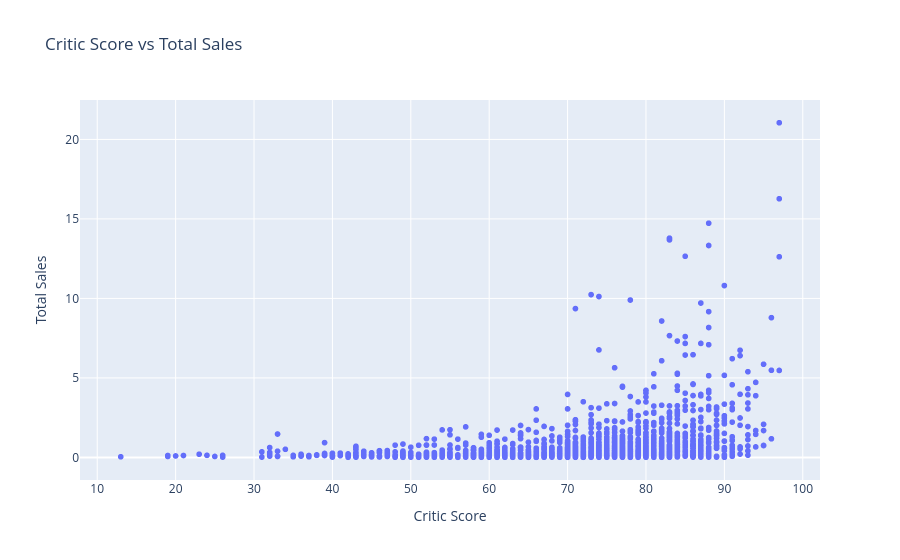
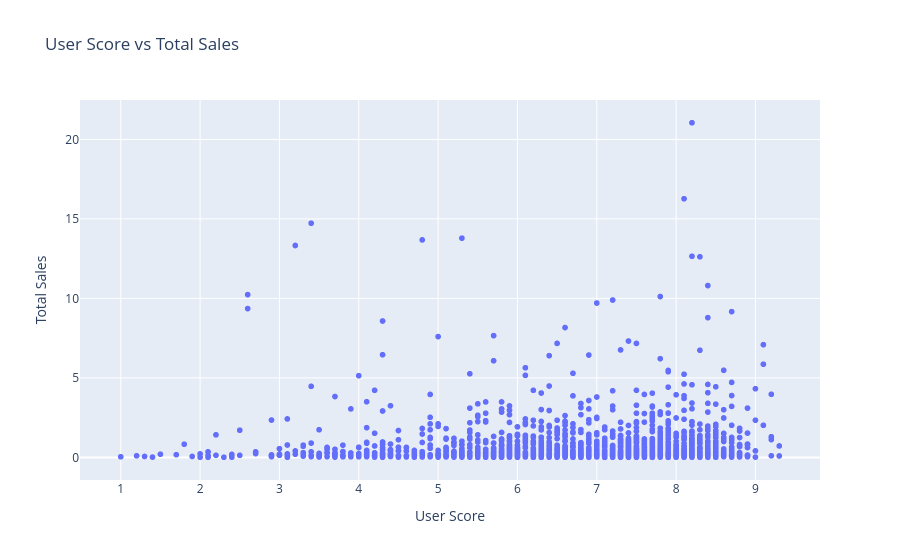

The notebook cell saved with these charts, in order:
### Markdown cell above
### The scattrer plot shows there is a positive correlation between reviews from both users and critics and total sales but there appears to be a more direct correlation with the critic_score ... This would make sense

### Code cell
# scatter plot for correlation between reviews and sales exclduing NaN values

df = df.dropna(subset=['critic_score', 'user_score', 'total_sales'])

fig = px.scatter(df, x='critic_score', y='total_sales', title='Critic Score vs Total Sales')
fig.update_layout(xaxis_title='Critic Score', yaxis_title='Total Sales')
fig.show()
# scatter plot for correlation between user_score and sales exclduing NaN values
fig = px.scatter(df, x='user_score', y='total_sales', title='User Score vs Total Sales')
fig.update_layout(xaxis_title='User Score', yaxis_title='Total Sales')
fig.show()

### Figure 1 — Plotly figure (JSON) as saved in the notebook; plotly's stock layout.template omitted (floating-point values rounded to 4 significant figures; data arrays with more than 128 entries replaced by an {"elided": "..."} marker saying what was removed)
{"data": [{"hovertemplate": "critic_score=%{x}<br>total_sales=%{y}<extra></extra>", "legendgroup": "", "marker": {"color": "#636efa", "symbol": "circle"}, "mode": "markers", "name": "", "showlegend": false, "type": "scattergl", "x": {"elided": "1778 int values"}, "xaxis": "x", "y": {"elided": "1778 float values"}, "yaxis": "y"}], "layout": {"legend": {"tracegroupgap": 0}, "title": {"text": "Critic Score vs Total Sales"}, "xaxis": {"anchor": "y", "domain": [0, 1], "title": {"text": "Critic Score"}}, "yaxis": {"anchor": "x", "domain": [0, 1], "title": {"text": "Total Sales"}}}}

### Figure 2 — Plotly figure (JSON) as saved in the notebook; plotly's stock layout.template omitted (floating-point values rounded to 4 significant figures; data arrays with more than 128 entries replaced by an {"elided": "..."} marker saying what was removed)
{"data": [{"hovertemplate": "user_score=%{x}<br>total_sales=%{y}<extra></extra>", "legendgroup": "", "marker": {"color": "#636efa", "symbol": "circle"}, "mode": "markers", "name": "", "showlegend": false, "type": "scattergl", "x": {"elided": "1778 float values"}, "xaxis": "x", "y": {"elided": "1778 float values"}, "yaxis": "y"}], "layout": {"legend": {"tracegroupgap": 0}, "title": {"text": "User Score vs Total Sales"}, "xaxis": {"anchor": "y", "domain": [0, 1], "title": {"text": "User Score"}}, "yaxis": {"anchor": "x", "domain": [0, 1], "title": {"text": "Total Sales"}}}}
